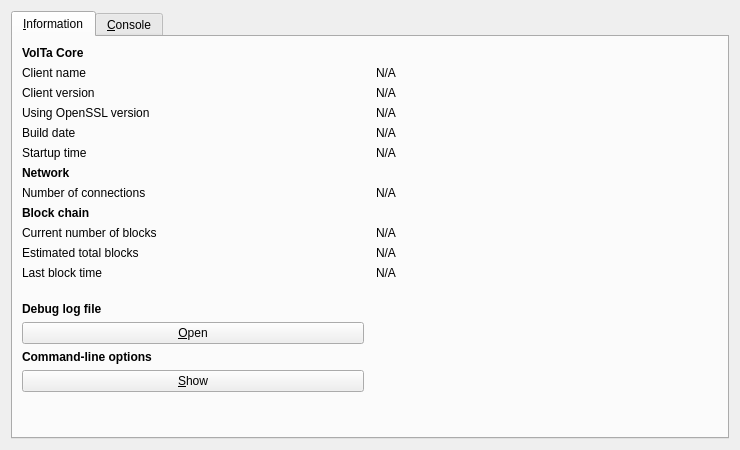
<?xml version="1.0" encoding="UTF-8"?>
<ui version="4.0">
 <class>RPCConsole</class>
 <widget class="QDialog" name="RPCConsole">
  <property name="geometry">
   <rect>
    <x>0</x>
    <y>0</y>
    <width>740</width>
    <height>450</height>
   </rect>
  </property>
  <property name="windowTitle">
   <string>VolTa - Debug window</string>
  </property>
  <layout class="QVBoxLayout" name="verticalLayout_2">
   <item>
    <widget class="QTabWidget" name="tabWidget">
     <property name="currentIndex">
      <number>0</number>
     </property>
     <widget class="QWidget" name="tab_info">
      <attribute name="title">
       <string>&amp;Information</string>
      </attribute>
      <layout class="QGridLayout" name="gridLayout" columnstretch="0,0">
       <property name="horizontalSpacing">
        <number>12</number>
       </property>
       <item row="3" column="0">
        <widget class="QLabel" name="label_14">
         <property name="text">
          <string>Using OpenSSL version</string>
         </property>
         <property name="indent">
          <number>-1</number>
         </property>
        </widget>
       </item>
       <item row="13" column="0">
        <widget class="QLabel" name="labelDebugLogfile">
         <property name="font">
          <font>
           <weight>75</weight>
           <bold>true</bold>
          </font>
         </property>
         <property name="text">
          <string>Debug log file</string>
         </property>
        </widget>
       </item>
       <item row="5" column="0">
        <widget class="QLabel" name="label_13">
         <property name="text">
          <string>Startup time</string>
         </property>
        </widget>
       </item>
       <item row="6" column="0">
        <widget class="QLabel" name="label_11">
         <property name="font">
          <font>
           <weight>75</weight>
           <bold>true</bold>
          </font>
         </property>
         <property name="text">
          <string>Network</string>
         </property>
        </widget>
       </item>
       <item row="5" column="1">
        <widget class="QLabel" name="startupTime">
         <property name="cursor">
          <cursorShape>IBeamCursor</cursorShape>
         </property>
         <property name="text">
          <string>N/A</string>
         </property>
         <property name="textFormat">
          <enum>Qt::PlainText</enum>
         </property>
         <property name="textInteractionFlags">
          <set>Qt::LinksAccessibleByMouse|Qt::TextSelectableByKeyboard|Qt::TextSelectableByMouse</set>
         </property>
        </widget>
       </item>
       <item row="1" column="0">
        <widget class="QLabel" name="label_5">
         <property name="text">
          <string>Client name</string>
         </property>
        </widget>
       </item>
       <item row="9" column="1">
        <widget class="QLabel" name="numberOfBlocks">
         <property name="cursor">
          <cursorShape>IBeamCursor</cursorShape>
         </property>
         <property name="text">
          <string>N/A</string>
         </property>
         <property name="textFormat">
          <enum>Qt::PlainText</enum>
         </property>
         <property name="textInteractionFlags">
          <set>Qt::LinksAccessibleByMouse|Qt::TextSelectableByKeyboard|Qt::TextSelectableByMouse</set>
         </property>
        </widget>
       </item>
       <item row="4" column="0">
        <widget class="QLabel" name="label_12">
         <property name="text">
          <string>Build date</string>
         </property>
        </widget>
       </item>
       <item row="16" column="0">
        <widget class="QPushButton" name="showCLOptionsButton">
         <property name="toolTip">
          <string>Show the VolTa-Qt help message to get a list with possible VolTa command-line options.</string>
         </property>
         <property name="text">
          <string>&amp;Show</string>
         </property>
         <property name="autoDefault">
          <bool>false</bool>
         </property>
        </widget>
       </item>
       <item row="9" column="0">
        <widget class="QLabel" name="label_3">
         <property name="text">
          <string>Current number of blocks</string>
         </property>
        </widget>
       </item>
       <item row="11" column="1">
        <widget class="QLabel" name="lastBlockTime">
         <property name="cursor">
          <cursorShape>IBeamCursor</cursorShape>
         </property>
         <property name="text">
          <string>N/A</string>
         </property>
         <property name="textFormat">
          <enum>Qt::PlainText</enum>
         </property>
         <property name="textInteractionFlags">
          <set>Qt::LinksAccessibleByMouse|Qt::TextSelectableByKeyboard|Qt::TextSelectableByMouse</set>
         </property>
        </widget>
       </item>
       <item row="4" column="1">
        <widget class="QLabel" name="buildDate">
         <property name="cursor">
          <cursorShape>IBeamCursor</cursorShape>
         </property>
         <property name="text">
          <string>N/A</string>
         </property>
         <property name="textFormat">
          <enum>Qt::PlainText</enum>
         </property>
         <property name="textInteractionFlags">
          <set>Qt::LinksAccessibleByMouse|Qt::TextSelectableByKeyboard|Qt::TextSelectableByMouse</set>
         </property>
        </widget>
       </item>
       <item row="2" column="0">
        <widget class="QLabel" name="label_6">
         <property name="text">
          <string>Client version</string>
         </property>
        </widget>
       </item>
       <item row="2" column="1">
        <widget class="QLabel" name="clientVersion">
         <property name="cursor">
          <cursorShape>IBeamCursor</cursorShape>
         </property>
         <property name="text">
          <string>N/A</string>
         </property>
         <property name="textFormat">
          <enum>Qt::PlainText</enum>
         </property>
         <property name="textInteractionFlags">
          <set>Qt::LinksAccessibleByMouse|Qt::TextSelectableByKeyboard|Qt::TextSelectableByMouse</set>
         </property>
        </widget>
       </item>
       <item row="1" column="1">
        <widget class="QLabel" name="clientName">
         <property name="cursor">
          <cursorShape>IBeamCursor</cursorShape>
         </property>
         <property name="text">
          <string>N/A</string>
         </property>
         <property name="textFormat">
          <enum>Qt::PlainText</enum>
         </property>
         <property name="textInteractionFlags">
          <set>Qt::LinksAccessibleByMouse|Qt::TextSelectableByKeyboard|Qt::TextSelectableByMouse</set>
         </property>
        </widget>
       </item>
       <item row="11" column="0">
        <widget class="QLabel" name="label_2">
         <property name="text">
          <string>Last block time</string>
         </property>
        </widget>
       </item>
       <item row="17" column="0">
        <spacer name="verticalSpacer">
         <property name="orientation">
          <enum>Qt::Vertical</enum>
         </property>
         <property name="sizeHint" stdset="0">
          <size>
           <width>20</width>
           <height>40</height>
          </size>
         </property>
        </spacer>
       </item>
       <item row="7" column="0">
        <widget class="QLabel" name="label_7">
         <property name="text">
          <string>Number of connections</string>
         </property>
        </widget>
       </item>
       <item row="15" column="0">
        <widget class="QLabel" name="labelCLOptions">
         <property name="font">
          <font>
           <weight>75</weight>
           <bold>true</bold>
          </font>
         </property>
         <property name="text">
          <string>Command-line options</string>
         </property>
        </widget>
       </item>
       <item row="10" column="1">
        <widget class="QLabel" name="totalBlocks">
         <property name="cursor">
          <cursorShape>IBeamCursor</cursorShape>
         </property>
         <property name="text">
          <string>N/A</string>
         </property>
         <property name="textFormat">
          <enum>Qt::PlainText</enum>
         </property>
         <property name="textInteractionFlags">
          <set>Qt::LinksAccessibleByMouse|Qt::TextSelectableByKeyboard|Qt::TextSelectableByMouse</set>
         </property>
        </widget>
       </item>
       <item row="7" column="1">
        <widget class="QLabel" name="numberOfConnections">
         <property name="cursor">
          <cursorShape>IBeamCursor</cursorShape>
         </property>
         <property name="text">
          <string>N/A</string>
         </property>
         <property name="textFormat">
          <enum>Qt::PlainText</enum>
         </property>
         <property name="textInteractionFlags">
          <set>Qt::LinksAccessibleByMouse|Qt::TextSelectableByKeyboard|Qt::TextSelectableByMouse</set>
         </property>
        </widget>
       </item>
       <item row="3" column="1">
        <widget class="QLabel" name="openSSLVersion">
         <property name="cursor">
          <cursorShape>IBeamCursor</cursorShape>
         </property>
         <property name="text">
          <string>N/A</string>
         </property>
         <property name="textFormat">
          <enum>Qt::PlainText</enum>
         </property>
         <property name="textInteractionFlags">
          <set>Qt::LinksAccessibleByMouse|Qt::TextSelectableByKeyboard|Qt::TextSelectableByMouse</set>
         </property>
        </widget>
       </item>
       <item row="8" column="0">
        <widget class="QLabel" name="label_10">
         <property name="font">
          <font>
           <weight>75</weight>
           <bold>true</bold>
          </font>
         </property>
         <property name="text">
          <string>Block chain</string>
         </property>
        </widget>
       </item>
       <item row="0" column="0">
        <widget class="QLabel" name="label_9">
         <property name="font">
          <font>
           <weight>75</weight>
           <bold>true</bold>
          </font>
         </property>
         <property name="text">
          <string>VolTa Core</string>
         </property>
        </widget>
       </item>
       <item row="10" column="0">
        <widget class="QLabel" name="label_4">
         <property name="text">
          <string>Estimated total blocks</string>
         </property>
        </widget>
       </item>
       <item row="12" column="0">
        <spacer name="verticalSpacer_2">
         <property name="orientation">
          <enum>Qt::Vertical</enum>
         </property>
         <property name="sizeHint" stdset="0">
          <size>
           <width>20</width>
           <height>20</height>
          </size>
         </property>
        </spacer>
       </item>
       <item row="14" column="0">
        <widget class="QPushButton" name="openDebugLogfileButton">
         <property name="toolTip">
          <string>Open the VolTa debug log file from the current data directory. This can take a few seconds for large log files.</string>
         </property>
         <property name="text">
          <string>&amp;Open</string>
         </property>
         <property name="autoDefault">
          <bool>false</bool>
         </property>
        </widget>
       </item>
      </layout>
     </widget>
     <widget class="QWidget" name="tab_console">
      <attribute name="title">
       <string>&amp;Console</string>
      </attribute>
      <layout class="QVBoxLayout" name="verticalLayout_3">
       <property name="spacing">
        <number>3</number>
       </property>
       <item>
        <widget class="QTextEdit" name="messagesWidget">
         <property name="minimumSize">
          <size>
           <width>0</width>
           <height>100</height>
          </size>
         </property>
         <property name="readOnly">
          <bool>true</bool>
         </property>
         <property name="tabKeyNavigation" stdset="0">
          <bool>false</bool>
         </property>
         <property name="columnCount" stdset="0">
          <number>2</number>
         </property>
        </widget>
       </item>
       <item>
        <layout class="QHBoxLayout" name="horizontalLayout">
         <property name="spacing">
          <number>3</number>
         </property>
         <item>
          <widget class="QLabel" name="label">
           <property name="text">
            <string notr="true">&gt;</string>
           </property>
          </widget>
         </item>
         <item>
          <widget class="QLineEdit" name="lineEdit"/>
         </item>
         <item>
          <widget class="QPushButton" name="clearButton">
           <property name="maximumSize">
            <size>
             <width>24</width>
             <height>24</height>
            </size>
           </property>
           <property name="toolTip">
            <string>Clear console</string>
           </property>
           <property name="text">
            <string/>
           </property>
           <property name="icon">
            <iconset resource="../bitcoin.qrc">
             <normaloff>:/icons/remove</normaloff>:/icons/remove</iconset>
           </property>
           <property name="shortcut">
            <string notr="true">Ctrl+L</string>
           </property>
           <property name="autoDefault">
            <bool>false</bool>
           </property>
          </widget>
         </item>
        </layout>
       </item>
      </layout>
     </widget>
    </widget>
   </item>
  </layout>
 </widget>
 <resources>
  <include location="../bitcoin.qrc"/>
 </resources>
 <connections/>
</ui>
